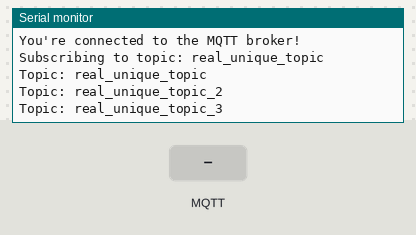
Recording of a sketch running on a simulated ESP32. Shown: the last lines printed to the serial monitor. The inputs (shaded band) are chosen by the test bench. WiFi joins after 1.5 s; servers stay silent unless stated; no MQTT or app messages arrive unless stated; not simulated (calls return 0 or success): arduino_secrets.h.

Above: at 2.9 s.
3.0 s: MQTT message "1" arrives on the first subscribed topic
At 4.2 s:
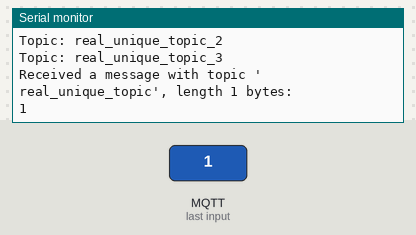
4.5 s: MQTT message "on" arrives on the first subscribed topic
At 5.5 s:
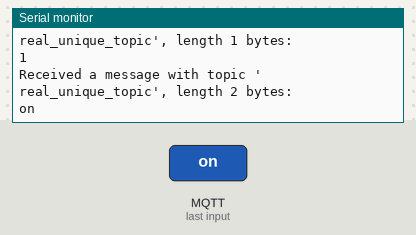
6.0 s: MQTT message "off" arrives on the first subscribed topic
At 6.6 s:
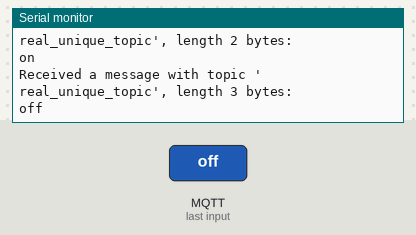
7.5 s: MQTT message "1" arrives on the second subscribed topic
At 9.0 s:
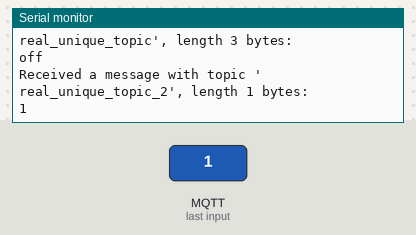

The sketch:

MQTTreceive.ino
```cpp
#include <ArduinoMqttClient.h>
#include <WiFi.h>
#include <Adafruit_NeoPixel.h>
#include "Config.h"
#include "arduino_secrets.h"

//WiFiClientSecure wifiClient;    // TODO: Figure out why WiFiClientSecure is not working
WiFiClient wifiClient;
MqttClient mqttClient(wifiClient);

const char broker[] = "test.mosquitto.org";
int        port     = 1883;
const char topic[]  = "real_unique_topic";
const char topic2[]  = "real_unique_topic_2";
const char topic3[]  = "real_unique_topic_3";

Adafruit_NeoPixel pixels(1, PinConfig::NEOPIXEL, NEO_GRB + NEO_KHZ800);

void setupWiFi() {
    WiFi.mode(WIFI_STA);
    Serial.printf("Connecting to %s\n", WiFiConfig::SSID);
    WiFi.begin(WiFiConfig::SSID, WiFiConfig::PASSWORD);

    while (WiFi.status() != WL_CONNECTED) {
        Serial.print(".");
        pixels.setPixelColor(0, pixels.Color(255, 0, 0));
        pixels.show();  // Send the updated pixel colors to the hardware.
        digitalWrite(PinConfig::ONBOARD_LED, HIGH);  // turn the LED on (HIGH is the voltage level)
        delay(250);
        digitalWrite(PinConfig::ONBOARD_LED, LOW);   // turn the LED off by making the voltage LOW
        delay(250);
    }

    digitalWrite(PinConfig::ONBOARD_LED, HIGH);  // turn the LED on (HIGH is the voltage level)

    Serial.printf("\nConnected! IP: %s\n", WiFi.localIP().toString().c_str());
}

void setup() {
  //Initialize serial and wait for port to open:
  Serial.begin(9600);
  while (!Serial) {
    ; // wait for serial port to connect. Needed for native USB port only
  }

  // Setup network
  setupWiFi();
  //client.setInsecure();     // TODO: Figure out why WiFiClientSecure is not working

  Serial.println("You're connected to the network");
  Serial.println();

  Serial.print("Attempting to connect to the MQTT broker: ");
  Serial.println(broker);

  if (!mqttClient.connect(broker, port)) {
    Serial.print("MQTT connection failed! Error code = ");
    Serial.println(mqttClient.connectError());

    while (1);
  }

  Serial.println("You're connected to the MQTT broker!");
  Serial.println();

  // set the message receive callback
  mqttClient.onMessage(onMqttMessage);

  Serial.print("Subscribing to topic: ");
  Serial.println(topic);
  Serial.println();

  // subscribe to a topic
  mqttClient.subscribe(topic);
  mqttClient.subscribe(topic2);
  mqttClient.subscribe(topic3);

  // topics can be unsubscribed using:
  // mqttClient.unsubscribe(topic);

  Serial.print("Topic: ");
  Serial.println(topic);
  Serial.print("Topic: ");
  Serial.println(topic2);
  Serial.print("Topic: ");
  Serial.println(topic3);

  Serial.println();
}

void loop() {
  // call poll() regularly to allow the library to receive MQTT messages and
  // send MQTT keep alive which avoids being disconnected by the broker
  mqttClient.poll();
}

void onMqttMessage(int messageSize) {
  // we received a message, print out the topic and contents
  Serial.println("Received a message with topic '");
  Serial.print(mqttClient.messageTopic());
  Serial.print("', length ");
  Serial.print(messageSize);
  Serial.println(" bytes:");

  // use the Stream interface to print the contents
  while (mqttClient.available()) {
    Serial.print((char)mqttClient.read());
  }
  Serial.println();
  Serial.println();
}
```

Config.cpp
```cpp
// config.cpp
#include "Config.h"
#include "arduino_secrets.h"

// WiFi Configuration definitions
const char* WiFiConfig::SSID = SECRET_SSID;
const char* WiFiConfig::PASSWORD = SECRET_PASS;
```

Config.h
```cpp
// config.h - Central configuration file
#ifndef CONFIG_H
#define CONFIG_H

// WiFi Configuration
struct WiFiConfig {
    static const char* SSID;
    static const char* PASSWORD;
};

#endif
```

Measured:
- after the input at 3.0 s, the serial monitor: prints a new line at once (image 1)
- after the input at 4.5 s, the serial monitor: prints a new line at once (image 2)
- after the input at 6.0 s, the serial monitor: prints a new line at once (image 3)
- after the input at 7.5 s, the serial monitor: prints a new line at once (image 4)
